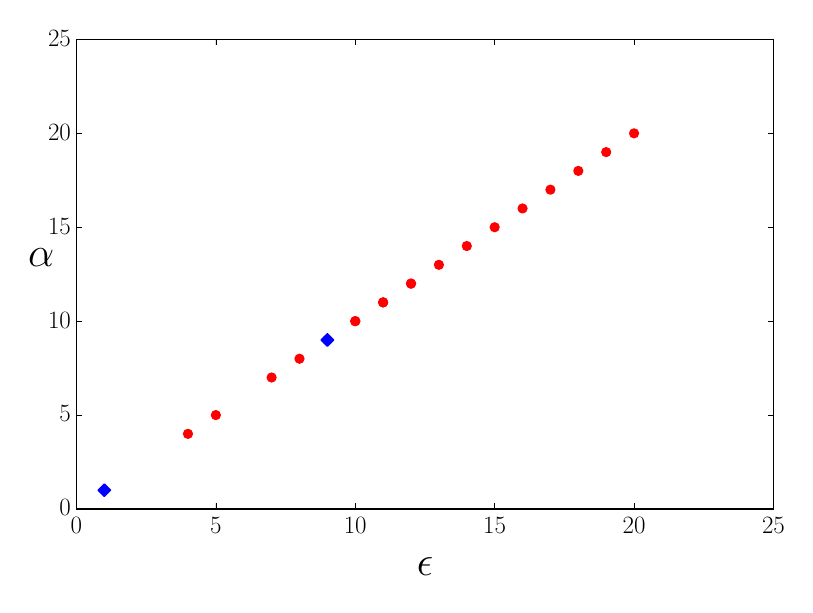

This figure's Python source:
#!/usr/bin/python

# Plot point by point 

import numpy as np
import matplotlib.pyplot as plt

###### BEGIN PLOT DECORATION VARIABLES
font = {'family' : 'normal',
        'weight' : 'bold',
                'size'   : 18}
plt.rc('font', **font)
plt.rc('text', usetex=True)
###### END PLOT DECORATION VARIABLES


data = np.loadtxt("threeColData.dat")

lendata= len(data)
fig, ax = plt.subplots()
ax.set_xlabel("$\\epsilon$", size=30)
ax.set_ylabel("$\\alpha$", size=30, rotation=0)

x = data[:,0]
y = data[:,1]
z = data[:,2]

markerArea=40
for i in range(lendata):
  if z[i] > 3 :
    ax.scatter(x[i], y[i], s=markerArea, marker='o', color='r')
  elif z[i] < 2:
    ax.scatter(x[i], y[i], s=markerArea, marker='D', color='b')
  # Sino no lo plota.
    
fig.tight_layout()
plt.show()
fig.savefig("threeColData.pdf")
